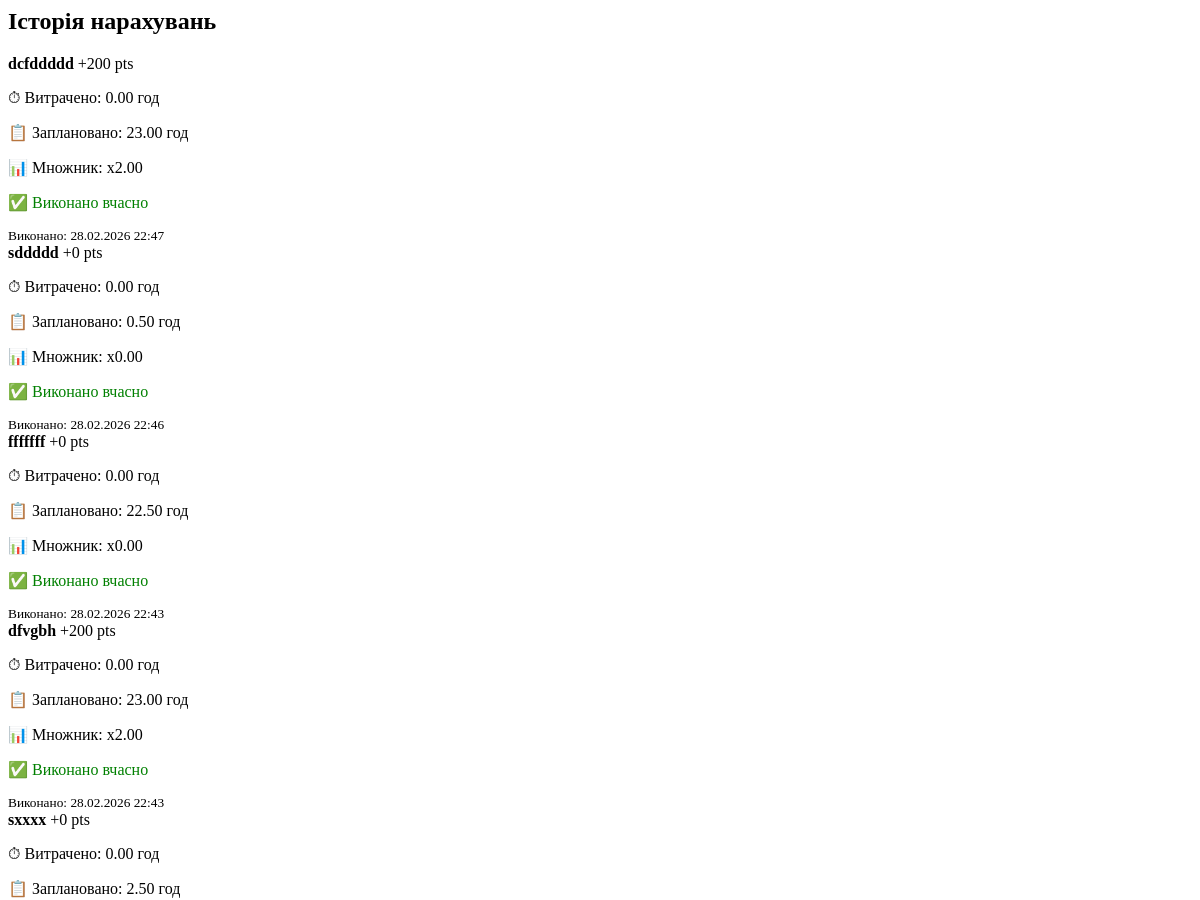
The page /rating/history/ (signed in, upper part) on the database as committed earlier.
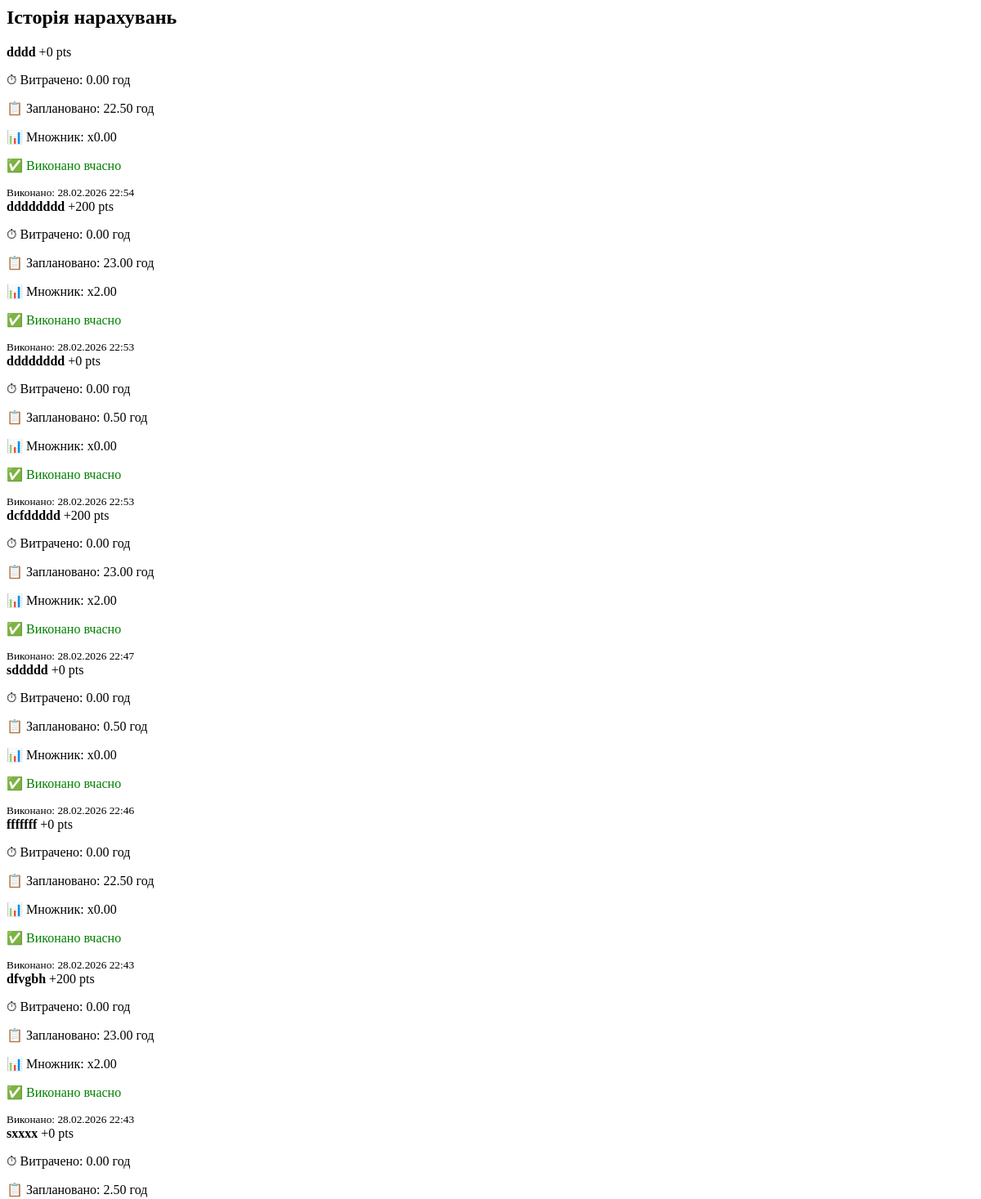
The same page on the database as committed later.
### rating/models.py (models this page shows, shortened)
class RatingHistory(models.Model):
    user = models.ForeignKey(User, on_delete=models.CASCADE)
    task = models.ForeignKey("tasks.Task", on_delete=models.CASCADE)
    earned_points = models.FloatField(default=0)
    multiplier = models.FloatField(default=1)
    time_spent_hours = models.FloatField(default=0)
    estimated_hours = models.FloatField(default=0)
    created_at = models.DateTimeField(auto_now_add=True)
    class Meta:
        unique_together = ("user", "task")

### tasks/models.py (models this page shows, shortened)
class Task(models.Model):
    user = models.ForeignKey(User, on_delete=models.CASCADE)
    title = models.CharField(max_length=255)
    category = models.ForeignKey(Category, null=True, blank=True, on_delete=models.SET_NULL)
    planned_date = models.DateField(
        default=timezone.localdate,
        null=True,
        blank=True
    )
    is_for_today = models.BooleanField(default=False)
    deadline_time = models.TimeField(default="23:59") # Непотрібен
    estimated_hours = models.FloatField(default=1)
    is_completed = models.BooleanField(default=False)
    order = models.IntegerField(default=0)
    created_at = models.DateTimeField(auto_now_add=True)
    completed_at = models.DateTimeField(null=True, blank=True)

### rating/views.py (the view)
# urls.py: path("history/", views.rating_history, name="history"),
@login_required
def rating_history(request):
    history = RatingHistory.objects.filter(
        user=request.user
    ).select_related("task").order_by("-created_at")
    return render(request, "rating/history.html", {
        "history": history
    })

### rating/templates/rating/history.html (shortened to what this page needs)
<h2>Історія нарахувань</h2>
{% for record in history %}
<div class="rating-history-card">
    <div class="history-header">
        <strong>{{ record.task.title }}</strong>
        <span class="points">
            +{{ record.earned_points|floatformat:0 }} pts
        </span>
    </div>
    <div class="history-details">
        <p>
            ⏱ Витрачено:
            {{ record.time_spent_hours|floatformat:2 }} год
        </p>
        <p>
            📋 Заплановано:
            {{ record.estimated_hours|floatformat:2 }} год
        </p>
        <p>
            📊 Множник:
            x{{ record.multiplier|floatformat:2 }}
        </p>
        {% if record.task.completed_at and record.task.planned_date %}
            {% if record.task.completed_at.date > record.task.planned_date %}
                <p style="color: red;">⚠ Прострочено</p>
            {% else %}
                <p style="color: green;">✅ Виконано вчасно</p>
            {% endif %}
        {% endif %}
        <small>
            Виконано: {{ record.task.completed_at|date:"d.m.Y H:i" }}
        </small>
    </div>
</div>
{% empty %}
<p>Наразі історії немає.</p>
{% endfor %}

Rows that differ between the two databases and show on the page:
added RatingHistory: task "dddd", earned_points "0", time_spent_hours "0.00", estimated_hours "22.50", multiplier "0.00", shows "✅ Виконано вчасно", task.completed_at "28.02.2026 22:54"
added RatingHistory: task "dddddddd", earned_points "200", time_spent_hours "0.00", estimated_hours "23.00", multiplier "2.00", shows "✅ Виконано вчасно", task.completed_at "28.02.2026 22:53"
added RatingHistory: task "dddddddd", earned_points "0", time_spent_hours "0.00", estimated_hours "0.50", multiplier "0.00", shows "✅ Виконано вчасно", task.completed_at "28.02.2026 22:53"
